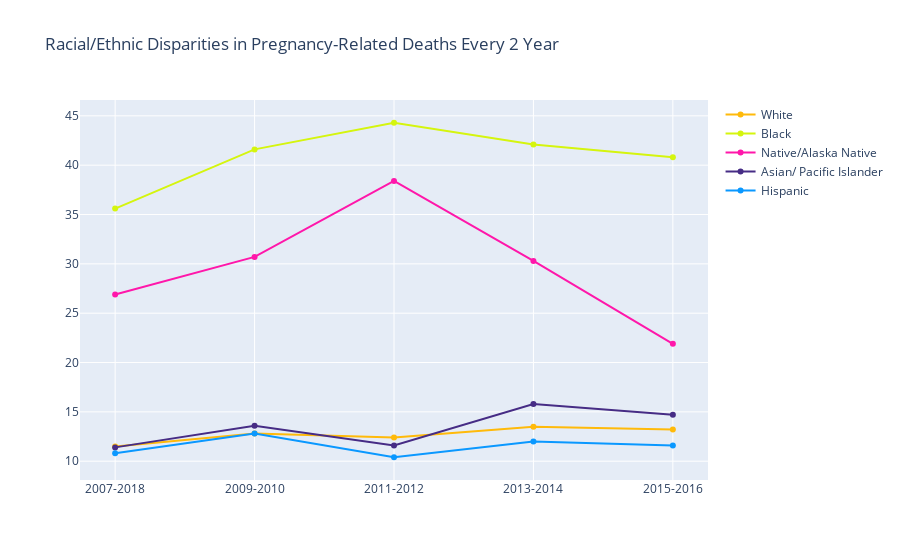

The notebook cell this image was saved under:
### Code cell
trace2 = go.Scatter(x=t_df['Time Period'], y=t_df['White PRMR'], mode='lines+markers', name='White',marker_color='#FFBA0A' )
trace3 = go.Scatter(x=t_df['Time Period'], y=t_df['Black PRMR'], mode='lines+markers', name='Black',marker_color='#D5F50E')
trace4 = go.Scatter(x=t_df['Time Period'], y=t_df['AI/AN PRMR'], mode='lines+markers', name='Native/Alaska Native',marker_color='#FF17AA')
trace5 = go.Scatter(x=t_df['Time Period'], y=t_df['Asian/ PI'], mode='lines+markers', name='Asian/ Pacific Islander',marker_color='#462C85')
trace6 = go.Scatter(x=t_df['Time Period'], y=t_df['Hispanic PRMR'], mode='lines+markers', name='Hispanic',marker_color='#0A98FF')

fig= go.Figure(data=[ trace2, trace3, trace4,trace5,trace6])
fig.update_layout(title='Racial/Ethnic Disparities in Pregnancy-Related Deaths Every 2 Year')
fig.iplot()

### Figure 1 — Plotly figure (JSON) as saved in the notebook; plotly's stock layout.template omitted (floating-point values rounded to 4 significant figures)
{"data": [{"marker": {"color": "#FFBA0A"}, "mode": "lines+markers", "name": "White", "type": "scatter", "x": ["2007-2018", "2009-2010", "2011-2012", "2013-2014", "2015-2016"], "y": [11.5, 12.8, 12.4, 13.5, 13.2]}, {"marker": {"color": "#D5F50E"}, "mode": "lines+markers", "name": "Black", "type": "scatter", "x": ["2007-2018", "2009-2010", "2011-2012", "2013-2014", "2015-2016"], "y": [35.6, 41.6, 44.3, 42.1, 40.8]}, {"marker": {"color": "#FF17AA"}, "mode": "lines+markers", "name": "Native/Alaska Native", "type": "scatter", "x": ["2007-2018", "2009-2010", "2011-2012", "2013-2014", "2015-2016"], "y": [26.9, 30.7, 38.4, 30.3, 21.9]}, {"marker": {"color": "#462C85"}, "mode": "lines+markers", "name": "Asian/ Pacific Islander", "type": "scatter", "x": ["2007-2018", "2009-2010", "2011-2012", "2013-2014", "2015-2016"], "y": [11.4, 13.6, 11.6, 15.8, 14.7]}, {"marker": {"color": "#0A98FF"}, "mode": "lines+markers", "name": "Hispanic", "type": "scatter", "x": ["2007-2018", "2009-2010", "2011-2012", "2013-2014", "2015-2016"], "y": [10.8, 12.8, 10.4, 12, 11.6]}], "layout": {"title": {"text": "Racial/Ethnic Disparities in Pregnancy-Related Deaths Every 2 Year"}}}
